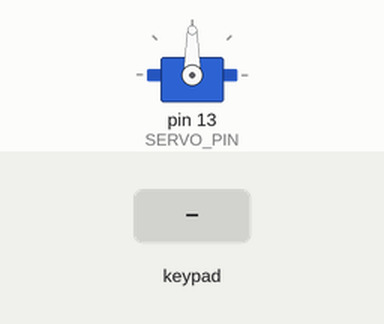
This sketch was run on a simulated Arduino Mega 2560, built with avr-gcc and run on an emulated ATmega2560. Shown: servo. Inputs (shaded band) come from the test bench.

Above: at 1.2 s.
1.3 s: key '=' pressed
At 1.7 s:
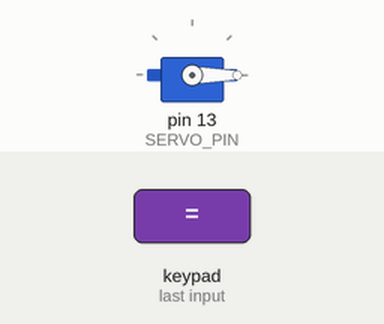
2.8 s: keypad keys 7 + 5 = pressed 0.4 s apart
At 5.1 s:
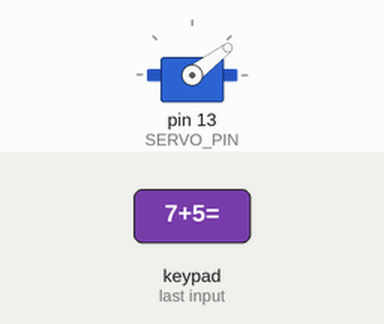
5.9 s: keypad keys 9 - 4 = pressed 0.4 s apart
At 7.4 s:
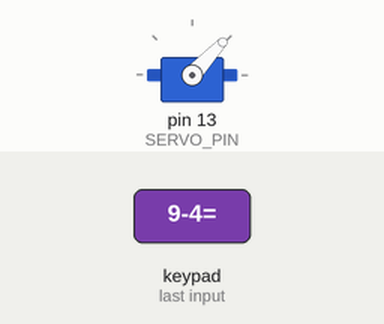
Timing chart, 0 to 8.9 s (numbered marks = the images above; inputs shaded):
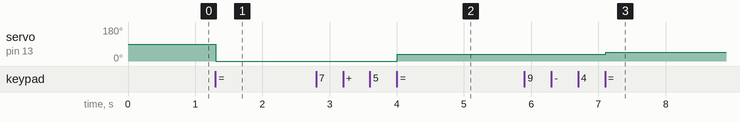

The sketch:

sketch_nov05b.ino
```cpp
#include <Servo.h>
#include <Keypad.h>

#define SERVO_PIN 13


//keypad object initializing
const byte ROWS = 4;
const byte COLS = 4;
char keys[ROWS][COLS] = {
  {'7','8','9','/'},
  {'4','5','6','*'},
  {'1','2','3','-'},
  {'C','0','=','+'}
};
byte rowPins[ROWS] = {22, 23, 24, 25};
byte colPins[COLS] = {26, 27, 28, 29};

Keypad keypad = Keypad(makeKeymap(keys), rowPins, colPins, ROWS, COLS);

Servo servo;

String number_string = "";

void setup() {
  servo.attach(SERVO_PIN);
  keypad.addEventListener(keypadEvent);
}

void loop() {
  // put your main code here, to run repeatedly:
  char key = keypad.getKey();
}

void keypadEvent(KeypadEvent key) {
  if(keypad.getState() == PRESSED){
    if(key == 'C'){
      number_string = "";
    } else if((key >= '0') && (key <= '9')){
      // 0 < key < 9
      number_string += key;
      if(number_string.length() > 3)
        number_string = "";
    } else if(key == '='){
      int v = number_string.toInt();
      number_string = "";
      if(v > 360)
        return;
      int d = map(v, 0, 360, 0, 180);
      servo.write(d);
    }
  }
}
```

Measured:
- after the input at 1.3 s, servo on pin 13 (SERVO_PIN): 90° → 0° at once
- after the input at 2.8 s, servo on pin 13 (SERVO_PIN): 0° → 37° after 1.2 s
- after the input at 5.9 s, servo on pin 13 (SERVO_PIN): 37° → 47° after 1.2 s
